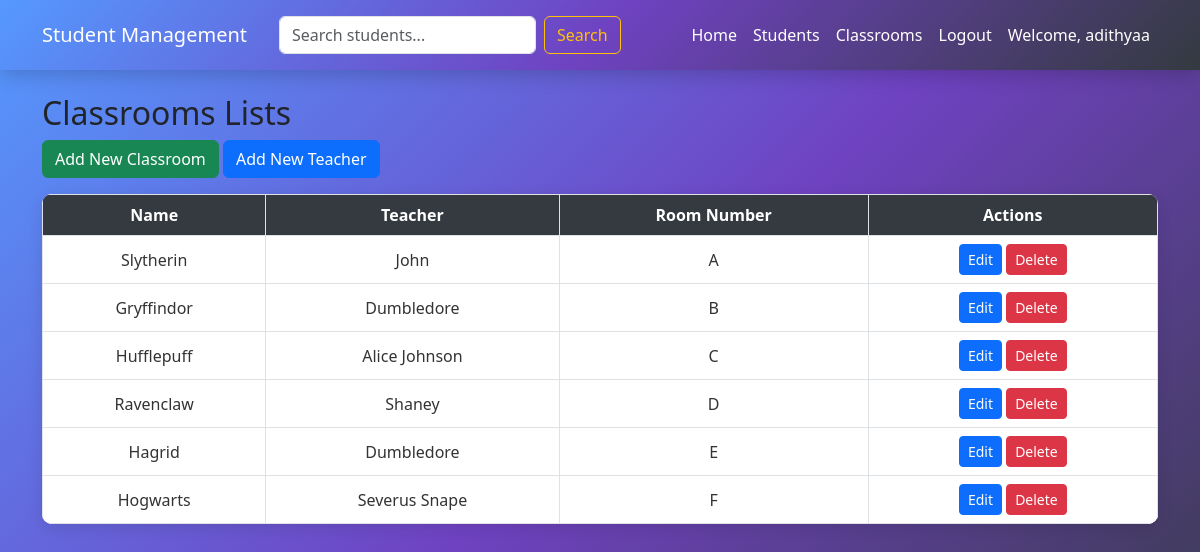
The page /base/classrooms/ (signed in) on the database its author committed.
### base/models.py (models this page shows, shortened)
class Classroom(models.Model):
    name = models.CharField(max_length=100)
    teacher = models.ForeignKey(Teacher, on_delete=models.SET_NULL, null=True, blank=True, related_name='classrooms')  # Fix here
    room_number = models.CharField(max_length=50, default="Unknown")

class Teacher(models.Model):
    name = models.CharField(max_length=150)
    email = models.EmailField(unique=True)
    phone_number = models.CharField(max_length=15)
    hire_date = models.DateField(null=True, blank=True)
    def __str__(self):
        return self.name  # Keep it simple for dropdowns

### base/views.py (the view)
# urls.py: path('classrooms/', views.classroom_list, name='classroom_list'),
@login_required
def classroom_list(request):
    classrooms = Classroom.objects.all()
    form = ClassroomForm()
    if request.method == "POST":
        form = ClassroomForm(request.POST)
        if form.is_valid():
            form.save()
            return redirect('classroom_list')
    return render(request, 'base/classroom_list.html', {'classrooms': classrooms, 'form': form})

### base/forms.py
class ClassroomForm(forms.ModelForm):
    class Meta:
        model = Classroom
        fields = ['name', 'teacher', 'room_number']
        widgets = {
            'name': forms.TextInput(attrs={'class': 'form-control'}),
            'teacher': forms.Select(attrs={'class': 'form-control'}),
            'room_number': forms.TextInput(attrs={'class': 'form-control'}),
        }

### base/templates/base/classroom_list.html
{% extends 'base/base.html' %}
{% block content %}
<h2>Classrooms Lists</h2>
<a href="{% url 'add_classroom' %}" class="btn btn-success mb-3">Add New Classroom</a>
<a href="{% url 'add_teacher' %}" class="btn btn-primary mb-3">Add New Teacher</a>
<table class="table table-bordered">
    <thead>
        <tr>
            <th>Name</th>
            <th>Teacher</th>
            <th>Room Number</th>
            <th>Actions</th>
        </tr>
    </thead>
    <tbody>
        {% for classroom in classrooms %}
            <tr>
                <td>{{ classroom.name }}</td>
                <td>{{ classroom.teacher }}</td>
                <td>{{ classroom.room_number }}</td>
                <td>
                    <a href="{% url 'edit_classroom' classroom.id %}" class="btn btn-primary btn-sm">Edit</a>
                    <a href="{% url 'delete_classroom' classroom.id %}" class="btn btn-danger btn-sm"
                       onclick="return confirm('Are you sure you want to delete this classroom?');">
                        Delete
                    </a>
                </td>
            </tr>
        {% endfor %}
    </tbody>
</table>
{% endblock %}

### base/templates/base/base.html (shortened to what this page needs)
<!DOCTYPE html>
<html lang="en">
<head>
    <link rel="stylesheet" href="https://cdn.jsdelivr.net/npm/bootstrap@5.3.0/dist/css/bootstrap.min.css">
</head>
<body>
    <nav class="navbar navbar-expand-lg navbar-dark">
        <div class="container">
            <a class="navbar-brand" href="{% url 'home' %}">Student Management</a>
            <form class="d-flex ms-3" method="GET" action="{% url 'student_list' %}">
                <input class="form-control me-2" type="search" name="q" placeholder="Search students..." value="{{ request.GET.q }}">
                <button class="btn btn-outline-warning" type="submit">Search</button>
            </form>
            <div class="collapse navbar-collapse" id="navbarNav">
                <ul class="navbar-nav ms-auto">
                    {% if user.is_authenticated %}
                        <li class="nav-item"><a class="nav-link" href="{% url 'home' %}">Home</a></li>
                        <li class="nav-item"><a class="nav-link" href="{% url 'student_list' %}">Students</a></li>
                        <li class="nav-item"><a class="nav-link" href="{% url 'classroom_list' %}">Classrooms</a></li>
                        <li class="nav-item"><a class="nav-link" href="{% url 'logout' %}">Logout</a></li>
                        <li class="nav-item">
                            <span class="nav-link">Welcome, {{ user.username }}</span>
                        </li>
                    {% else %}
                        <li class="nav-item"><a class="nav-link" href="{% url 'login' %}">Login</a></li>
                    {% endif %}
                </ul>
            </div>
        </div>
    </nav>
    <div class="container mt-4">
        {% block content %}
        {% endblock %}
    </div>
</body>
</html>

### base/templates/base/base.html (style rules this page uses)
html, body { height: 100%; margin: 0; padding: 0; }
body { background: linear-gradient(135deg, #5599ff 0%, #6f42c1 50%, #343a40 100%); font-family: 'Segoe UI', sans-serif; background-attachment: fixed; background-repeat: no-repeat; background-size: cover; }
.navbar { background: linear-gradient(135deg, #5599ff 0%, #6f42c1 50%, #343a40 100%); padding: 15px 30px; box-shadow: 0 4px 20px rgba(0, 0, 0, 0.2); }
.navbar-brand, .navbar-nav .nav-link { color: #fff !important; font-weight: 500; transition: color 0.3s ease; }
table.table { background-color: #fff; border-radius: 10px; overflow: hidden; box-shadow: 0 4px 15px rgba(0, 0, 0, 0.1); }
table.table thead th { background-color: #343a40 !important; color: #fff !important; text-align: center; vertical-align: middle !important; }
table.table tbody td { text-align: center; vertical-align: middle !important; color: #333; }

### rows shown on the page
Classroom: name "Slytherin", teacher "John", room_number "A"
Classroom: name "Gryffindor", teacher "Dumbledore", room_number "B"
Classroom: name "Hufflepuff", teacher "Alice Johnson", room_number "C"
Classroom: name "Ravenclaw", teacher "Shaney", room_number "D"
Classroom: name "Hagrid", teacher "Dumbledore", room_number "E"
Classroom: name "Hogwarts", teacher "Severus Snape", room_number "F"

### other values the page prints
{{ user.username }} "adithyaa"
